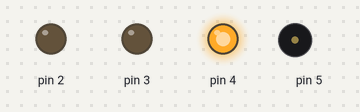
Simulated run of this sketch. Board: Arduino Uno, built with avr-gcc and run on an emulated ATmega328P. On the bench: output pins drawn as LEDs (lit = HIGH), buzzer (waves = sounding).

Above: at 0.1 s.
At 5.1 s:
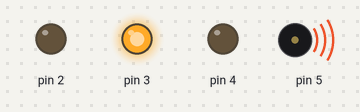
At 8.1 s:
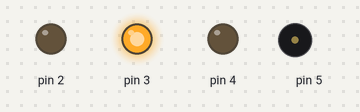
At 30.1 s:
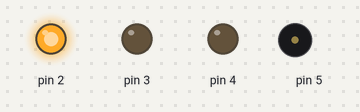
Timing chart, 0 to 31.6 s (numbered marks = the images above):
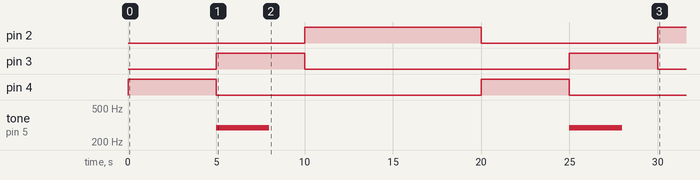

Measured:
- by itself, pin 2: LOW → HIGH at 10.0 s, → LOW 10.0 s later, → HIGH 10.0 s later
- by itself, pin 3, pin 4: alternates HIGH for 5.0 s and LOW for 15.0 s
- by itself, tone on pin 5: alternates 294 Hz for 3.0 s and silent for 17.0 s

The sketch:

projeto_sem_foro_com_som_c_digo.ino
```cpp
// C++ code
//
void setup()
{
  pinMode(4, OUTPUT);
  pinMode(3, OUTPUT);
  pinMode(5, OUTPUT);
  pinMode(2, OUTPUT);
}

void loop()
{
  digitalWrite(4, HIGH);
  delay(5000); // Wait for 5000 millisecond(s)
  digitalWrite(4, LOW);
  digitalWrite(3, HIGH);
  // cuidado com o volume!!!
  tone(5, 294, 3000); // play tone 50 (D4 = 294 Hz)
  delay(5000); // Wait for 5000 millisecond(s)
  digitalWrite(3, LOW);
  digitalWrite(2, HIGH);
  delay(10000); // Wait for 10000 millisecond(s)
  digitalWrite(2, LOW);
}
```
